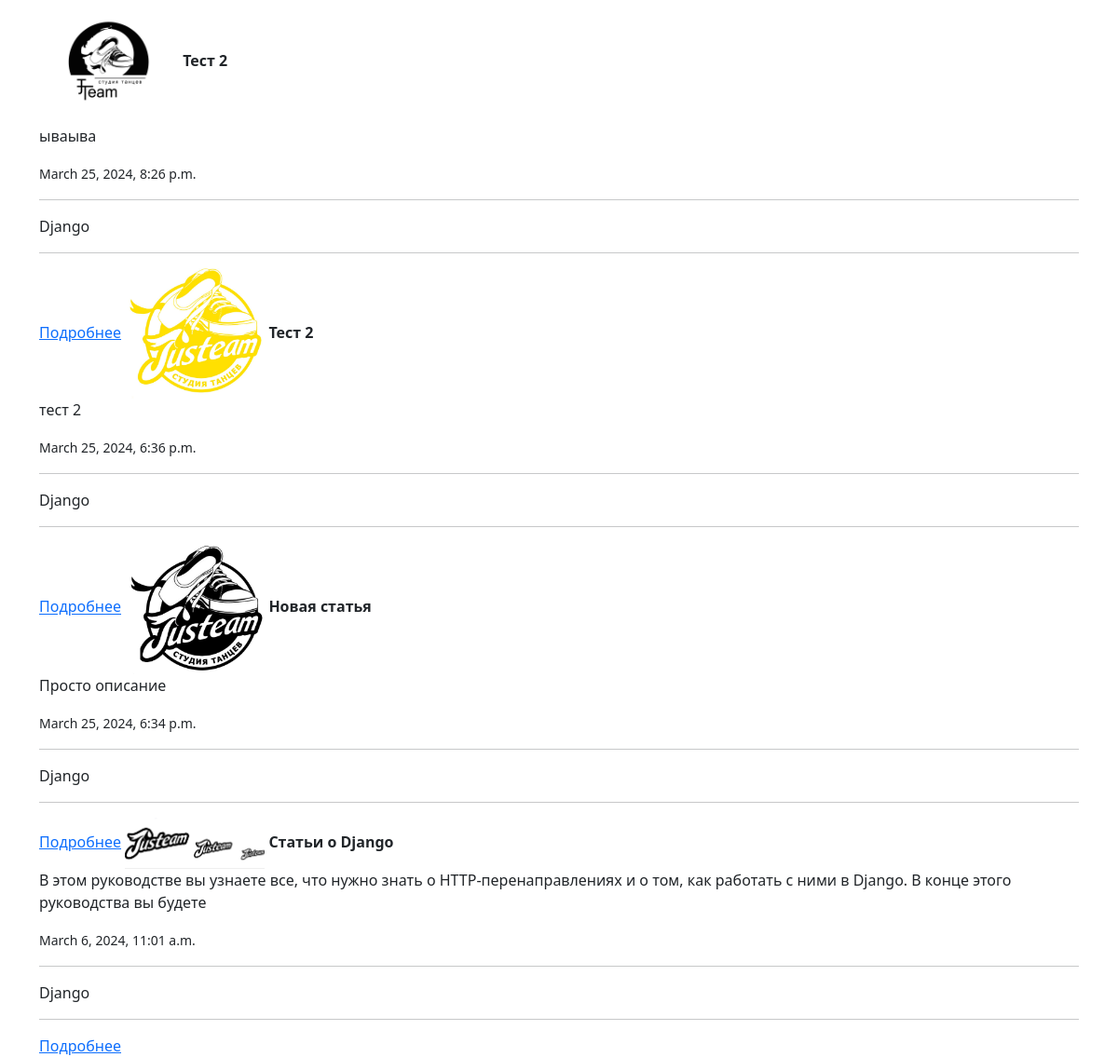
The page / on the database its author committed.
### modules/blog/models.py (models this page shows, shortened)
class Article(models.Model):
    STATUS_OPTIONS = (
        ('published', 'Опубликовано'),
        ('draft', 'Черновик')
    )
    title = models.CharField(verbose_name='Заголовок', max_length=255)
    slug = models.SlugField(verbose_name='URL', max_length=255, blank=True, unique=True)
    category = TreeForeignKey('Category', on_delete=models.PROTECT, related_name='articles', verbose_name='Категория')
    short_description = models.TextField(verbose_name='Краткое описание', max_length=500)
    full_description = models.TextField(verbose_name='Полное описание')
    thumbnail = models.ImageField(
        verbose_name='Превью поста',
        blank=True,
        upload_to='images/thumbnails/%Y/%m/%d/',
        validators=[FileExtensionValidator(allowed_extensions=('png', 'jpg', 'webp', 'jpeg', 'gif'))]
    )
    status = models.CharField(choices=STATUS_OPTIONS, default='published', verbose_name='Статус поста', max_length=10)
    time_create = models.DateTimeField(auto_now_add=True, verbose_name='Время добавления')
    time_update = models.DateTimeField(auto_now=True, verbose_name='Время обновления')
    author = models.ForeignKey(to=User, verbose_name='Автор', on_delete=models.SET_DEFAULT, related_name='author_posts',
                               default=1)
    updater = models.ForeignKey(to=User, verbose_name='Обновил', on_delete=models.SET_NULL, null=True,
                                related_name='updater_posts', blank=True)
    fixed = models.BooleanField(verbose_name='Зафиксировано', default=False)
    class Meta:
        db_table = 'app_articles'
        ordering = ['-fixed', '-time_create']
        indexes = [models.Index(fields=['-fixed', '-time_create', 'status'])]
        verbose_name = 'Статья'
        verbose_name_plural = 'Статьи'
    def get_absolute_url(self):
        return reverse('articles_detail', kwargs={'slug': self.slug})

class Category(MPTTModel):
    title = models.CharField(max_length=255, verbose_name='Название категории')
    slug = models.SlugField(max_length=255, verbose_name='URL категории', blank=True)
    description = models.TextField(verbose_name='Описание категории', max_length=300)
    parent = TreeForeignKey(
        'self',
        on_delete=models.CASCADE,
        null=True,
        blank=True,
        db_index=True,
        related_name='children',
        verbose_name='Родительская категория'
    )
    class MPTTMeta:
        order_insertion_by = ('title',)
    class Meta:
        verbose_name = 'Категория'
        verbose_name_plural = 'Категории'
        db_table = 'app_categories'

### modules/blog/views.py (the view)
# urls.py: path('', ArticleListView.as_view(), name='home'),
class ArticleListView(ListView):
    model = Article
    template_name = 'blog/articles_list.html'
    context_object_name = 'articles'
    def get_context_data(self, **kwargs):
        context = super().get_context_data(**kwargs)
        context['title'] = 'Главная страница'
        return context

### templates/blog/articles_list.html
{% extends 'main.html' %}
{% block content %}
    {% for article in articles %}
        <img src={{ article.thumbnail.url }} alt={{ article.title }} width="150"/>
        <strong>{{ article.title }}</strong>
        <p>{{ article.short_description }}</p>
        <small>{{ article.time_create }}</small>
        <hr>
        <span>{{ article.category.title }}</span>
        <hr>
        <a href="{{ article.get_absolute_url }}">Подробнее</a>
    {% endfor %}
{% endblock %}

### templates/main.html (shortened to what this page needs)
<!DOCTYPE html>
<html lang="ru">
<head>
    {% load static %}
    <link href="{% static 'bootstrap/css/bootstrap.min.css' %}" type="text/css" rel="stylesheet">
</head>
<body>
    <div class="container">
        {% block content %}
        {% endblock %}
    </div>
</body>
</html>

### rows shown on the page
Article: thumbnail (picture), title "Тест 2", short_description "ываыва", time_create "March 25, 2024, 8:26 p.m.", category "Django"
Article: thumbnail (picture), title "Тест 2", short_description "тест 2", time_create "March 25, 2024, 6:36 p.m.", category "Django"
Article: thumbnail (picture), title "Новая статья", short_description "Просто описание", time_create "March 25, 2024, 6:34 p.m.", category "Django"
Article: thumbnail (picture), title "Статьи о Django", short_description "В этом руководстве вы узнаете все, что нужно знать о HTTP-перенаправлениях и о том, как работать с ними в Django. В конце этого руководства вы будете", time_create "March 6, 2024, 11:01 a.m.", category "Django"
